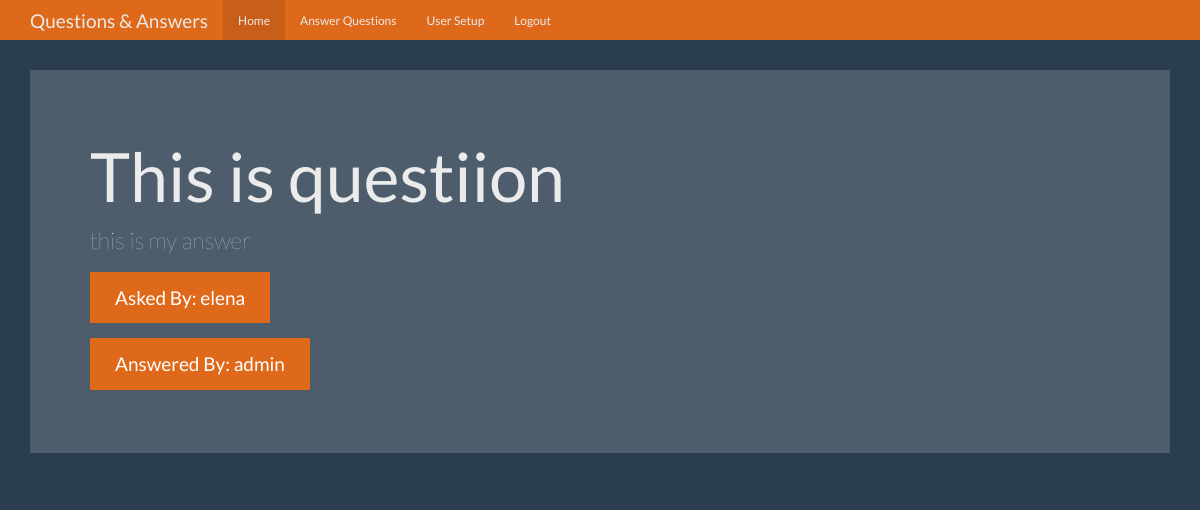
/question/4 (signed in), run on the app's committed database.
### tables this page shows
CREATE TABLE questions (
        id INTEGER PRIMARY KEY AUTOINCREMENT,
        question_text TEXT NOT NULL,
        answer_text TEXT,
        asked_by_id INTEGER NOT NULL,
        expert_id INTEGER NOT NULL
    );

CREATE TABLE users (
        id INTEGER PRIMARY KEY AUTOINCREMENT,
        name TEXT NOT NULL,
        password TEXT NOT NULL,
        expert BOOLEAN NOT NULL,
        admin BOOLEAN NOT NULL
    );

### app.py (the view)
@app.route('/question/<my_id>')
def question(my_id):
    user = get_current_user()
    sql = sqlite3.connect('question.db')
    sql.row_factory = sqlite3.Row
    g.sqlite_db = sql
    db = g.sqlite_db
    question_ = db.execute(f"select * from questions where questions.id = {my_id}")
    question_ = question_.fetchone()
    asker = db.execute(f"select * from users where id = {question_['asked_by_id']}")
    asker = asker.fetchone()
    answerer = db.execute(f"select * from users where id = {question_['expert_id']}")
    answerer = answerer.fetchone()
    db.commit()
    db.close()
    return render_template('question.html', user=user, question_=question_, asker=asker, answerer=answerer)

### app.py (called while the page is built)
def get_current_user():
    user_result = None
    if 'user' in session:
        user = session['user']
        sql = sqlite3.connect('question.db')
        sql.row_factory = sqlite3.Row
        g.sqlite_db = sql
        db = g.sqlite_db
        user_cur = db.execute(f"select id, name, password, expert, admin from users where name = ?", [user])
        user_result = user_cur.fetchone()
    return user_result

### templates/question.html (shortened to what this page needs)
<!DOCTYPE html>
<html lang="en">
<head>
    <link href="{{ url_for('static', filename='bootstrap.min.css') }}" rel="stylesheet">
    <link href="{{ url_for('static', filename='theme.css') }}" rel="stylesheet">
</head>
<body>
<nav class="navbar navbar-inverse navbar-fixed-top">
    <div class="container">
        <div class="navbar-header">
            <a class="navbar-brand" href="#">Questions & Answers</a>
        </div>
        <div id="navbar" class="navbar-collapse collapse">
            <ul class="nav navbar-nav">
                <li class="active"><a href="{{ url_for('index') }}">Home</a></li>
                {% if user and user['expert'] == 1 %}
                <li><a href="{{ url_for('unanswered') }}">Answer Questions</a></li>
                {% endif %}
                {% if user and user['admin'] == 1 %}
                <li><a href="{{ url_for('users') }}">User Setup</a></li>
                {% endif %}
                {% if user %}
                <li><a href="{{ url_for('logout') }}">Logout</a></li>
                {% endif %}
            </ul>
        </div>
    </div>
</nav>
<div class="container theme-showcase" role="main">
    <div class="jumbotron">
        <h1>{{ question_['question_text'] }}</h1>
        <p>{{question_['answer_text']}}</p>
        <p><a class="btn btn-primary btn-lg">Asked By: {{ asker['name'] }}</a></p>
        <p><a class="btn btn-primary btn-lg">Answered By: {{ answerer['name'] }}</a></p>
    </div>
</div>
</body>
</html>

### static/theme.css (style rules this page uses)
body { padding-top: 70px; padding-bottom: 30px; }

### data on the page
questions: question_text "This is questiion", answer_text "this is my answer"
users: name "elena"
users: name "admin"
